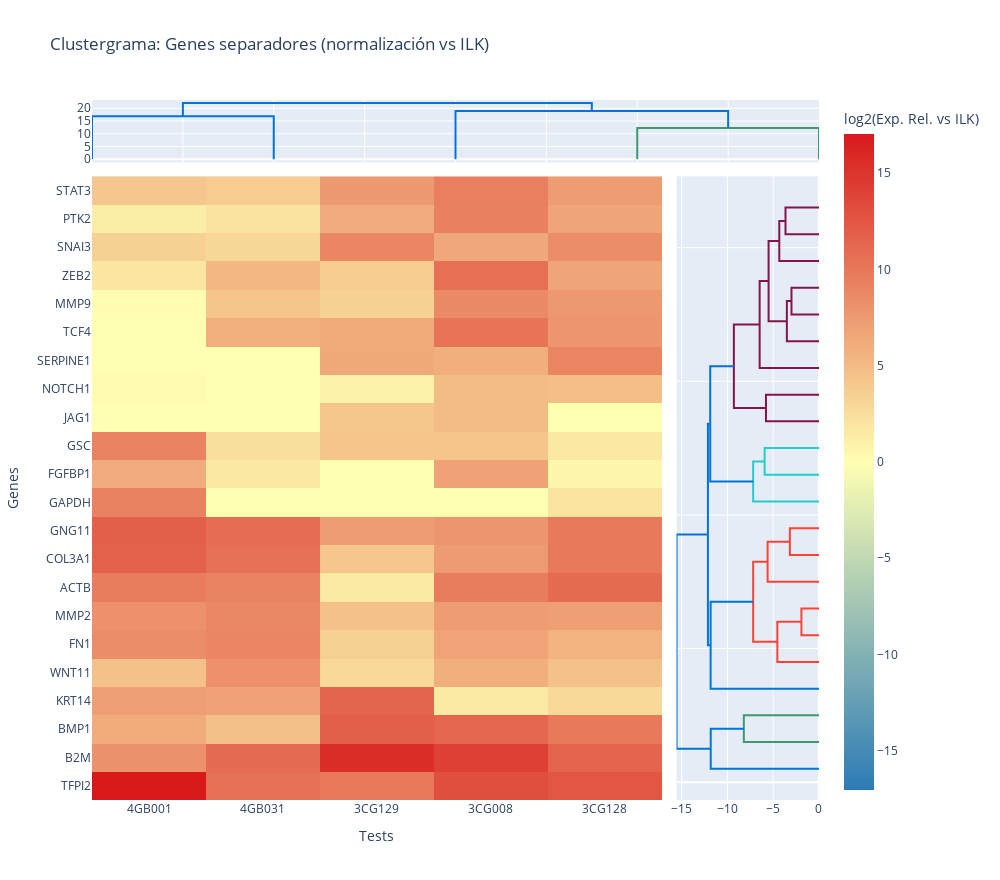

Notebook cell for this chart:
### Code cell
from pathlib import Path
import pandas as pd
import numpy as np
from scipy.stats import ttest_ind

# ----------------------
# 1. Carga y configuración
# ----------------------
ruta_excel = Path("../raw_data/CG-TEM-intestinal_prueba.xlsx")
df_excel = pd.read_excel(ruta_excel, sheet_name=0, header=None)
ruta_archivo = ruta_excel
contexto_biologico = df_excel.iloc[2, 1]
metodo_elegido = df_excel.iloc[1, 1]
tipo_cancer = df_excel.iloc[0, 1]
nombre_controles = df_excel.iloc[3, 1]
nombre_muestras = df_excel.iloc[4, 1]
nombre_archivo = ruta_archivo.stem
ruta_resultados = Path(
    f"../resultados/{nombre_archivo}/{contexto_biologico}/{metodo_elegido}/{tipo_cancer}/"
)
ruta_resultados.mkdir(parents=True, exist_ok=True)

# ----------------------
# 2. Procesamiento de datos crudos
# ----------------------
def cargar_datos_excel(ruta):
    return pd.read_excel(ruta, engine='openpyxl', header=None)

def extraer_informacion_cg(df):
    test_names = df.iloc[5, 2:].dropna().astype(str).tolist()
    genes = df.iloc[9:, 1].dropna().astype(str).tolist()
    return test_names, genes

def procesar_ct(df, genes, nombre_controles, nombre_muestras):
    fila_ct = df.iloc[7]
    controles_list, muestras_list = [], []
    for idx in np.where(fila_ct == "CT")[0]:
        nombre_test = str(df.iloc[5, idx]).strip().upper()
        ct_values = df.iloc[8:, idx].tolist()
        if len(ct_values) < len(genes):
            ct_values.extend([np.nan] * (len(genes) - len(ct_values)))
        elif len(ct_values) > len(genes):
            ct_values = ct_values[:len(genes)]
        df_temp = pd.DataFrame({'test': [nombre_test]*len(genes), 'target': genes, 'ct': ct_values})
    
        if nombre_test.startswith(nombre_controles.strip().upper()):
            controles_list.append(df_temp)
        elif nombre_test.startswith(nombre_muestras.strip().upper()):
            muestras_list.append(df_temp)
    controles_df = pd.concat(controles_list, ignore_index=True) if controles_list else pd.DataFrame()
    muestras_df = pd.concat(muestras_list, ignore_index=True) if muestras_list else pd.DataFrame()
    return controles_df, muestras_df

df = cargar_datos_excel(ruta_archivo)
test_names, genes = extraer_informacion_cg(df)
controles_df, muestras_df = procesar_ct(df, genes, nombre_controles, nombre_muestras)

def procesar_ct_column(df1, df2, columna_ct='ct'):
    def procesar(df, columna):
        df[columna] = df[columna].replace('Undetermined', pd.NA)
        df[columna] = pd.to_numeric(df[columna], errors='coerce')
        return df
    df1 = procesar(df1, columna_ct)
    df2 = procesar(df2, columna_ct)
    valor_maximo = pd.concat([df1[columna_ct], df2[columna_ct]]).max()
    df1[columna_ct] = df1[columna_ct].fillna(valor_maximo)
    df2[columna_ct] = df2[columna_ct].fillna(valor_maximo)
    return df1, df2

controles_df, muestras_df = procesar_ct_column(controles_df, muestras_df)

def filtrar_controles_maquina(df, columna_target='target', controles_maquina=None):
    if controles_maquina is None:
        controles_maquina = ['PPC', 'RTC']
    return df[~df[columna_target].str.startswith(tuple(controles_maquina))]

controles_df = filtrar_controles_maquina(controles_df)
muestras_df = filtrar_controles_maquina(muestras_df)
controles_df = controles_df.assign(tipo='Control')
muestras_df = muestras_df.assign(tipo='Muestra')

# ----------------------
# 3. Fold change y normalización
# ----------------------
def calcular_fold_change(controles, muestras):
    def proc(df, grupo):
        stats = df.groupby('target', as_index=False).agg(
            ct_promedio=('ct', 'mean'), ct_std=('ct', 'std')
        ).rename(columns={'ct_promedio': f'ct_promedio_{grupo}', 'ct_std': f'ct_std_{grupo}'})
        return stats
    stats_cont = proc(controles, 'controles')
    stats_mues = proc(muestras, 'muestras')
    stats_cont['promedio_general_controles'] = stats_cont['ct_promedio_controles'].mean()
    stats_mues['promedio_general_muestras'] = stats_mues['ct_promedio_muestras'].mean()
    stats_cont['delta_ct_promedio_controles'] = stats_cont['ct_promedio_controles'] - stats_cont['promedio_general_controles']
    stats_mues['delta_ct_promedio_muestras'] = stats_mues['ct_promedio_muestras'] - stats_mues['promedio_general_muestras']
    df_consolidado = pd.merge(stats_cont, stats_mues, on='target', how='outer')
    df_consolidado['stability'] = (df_consolidado['ct_std_controles'] + df_consolidado['ct_std_muestras']) / 2
    gen_mas_estable = df_consolidado.loc[df_consolidado['stability'].idxmin(), 'target']
    ref_cont = stats_cont.query("target == @gen_mas_estable")['ct_promedio_controles'].values[0]
    ref_mues = stats_mues.query("target == @gen_mas_estable")['ct_promedio_muestras'].values[0]
    stats_cont['delta_ct_gen_ref_controles'] = stats_cont['ct_promedio_controles'] - ref_cont
    stats_mues['delta_ct_gen_ref_muestras'] = stats_mues['ct_promedio_muestras'] - ref_mues
    df_consolidado = pd.merge(stats_cont, stats_mues, on='target', how='outer')
    df_consolidado['delta_delta_ct_promedio'] = (
        df_consolidado['delta_ct_promedio_muestras'] - df_consolidado['delta_ct_promedio_controles']
    )
    df_consolidado['fold_change_promedio'] = 2 ** (-df_consolidado['delta_delta_ct_promedio'])
    df_consolidado['delta_delta_ct_gen_ref'] = (
        df_consolidado['delta_ct_gen_ref_muestras'] - df_consolidado['delta_ct_gen_ref_controles']
    )
    df_consolidado['fold_change_gen_ref'] = 2 ** (-df_consolidado['delta_delta_ct_gen_ref'])
    return df_consolidado, gen_mas_estable

df_consolidado, gen_referencia = calcular_fold_change(controles_df, muestras_df)

# ----------------------
# 4. Normalización para clustergrama
# ----------------------
df_total = pd.concat([controles_df, muestras_df])
if metodo_elegido == "gen de referencia":
    ref_ct = df_total[df_total['target'] == gen_referencia][['test', 'ct']].rename(
        columns={'ct': f'{gen_referencia}_ct'}
    )
    df_norm = df_total.merge(ref_ct, on='test')
    df_norm['delta_ct'] = df_norm['ct'] - df_norm[f'{gen_referencia}_ct']
    df_norm['log2_rel_expr'] = -df_norm['delta_ct']
else:
    df_norm = df_total.copy()
    df_norm['ct_promedio_test'] = df_norm.groupby('test')['ct'].transform('mean')
    df_norm['delta_ct_promedio'] = df_norm['ct'] - df_norm['ct_promedio_test']
    df_norm['log2_rel_expr'] = -df_norm['delta_ct_promedio']

# ----------------------
# 5. Ranking de separadores (por |ΔΔCt|, fold change o t-test)
# ----------------------
df_separadores = df_consolidado.copy()
df_separadores['abs_delta'] = df_separadores['delta_delta_ct_promedio'].abs() # valor absoluto de ΔΔCt
df_separadores = df_separadores.sort_values('abs_delta', ascending=False)
umbral = 2  # Ajusta según criterio
genes_separadores = df_separadores[df_separadores['abs_delta'] > umbral]['target'].tolist()

print("Genes separadores (umbral delta_delta_ct_promedio > 2):")
print(genes_separadores)
print(df_separadores[df_separadores['target'].isin(genes_separadores)][
    ['target', 'delta_delta_ct_promedio', 'fold_change_promedio', 'abs_delta']
])

# ----------------------
# 6. Clustergrama solo para genes separadores
# ----------------------
import plotly.figure_factory as ff
import plotly.graph_objects as go
from plotly.subplots import make_subplots
from scipy.cluster.hierarchy import linkage

def create_clustered_heatmap(heatmap_data, title):
    dendro_col = ff.create_dendrogram(
        heatmap_data.T,
        orientation='bottom',
        labels=heatmap_data.columns.tolist(),
        linkagefun=lambda x: linkage(x, method='average', metric='euclidean')
    )
    col_order = dendro_col['layout']['xaxis']['ticktext']
    dendro_row = ff.create_dendrogram(
        heatmap_data,
        orientation='right',
        labels=heatmap_data.index.tolist(),
        linkagefun=lambda x: linkage(x, method='average', metric='euclidean')
    )
    row_order = dendro_row['layout']['yaxis']['ticktext']
    clustered_data = heatmap_data.loc[row_order, col_order]
    custom_colorscale = [
        [0.0, '#2c7bb6'], [0.5, '#ffffb2'], [1.0, '#d7191c']
    ]
    fig = make_subplots(
        rows=2, cols=2,
        shared_xaxes=True,
        shared_yaxes=True,
        vertical_spacing=0.02,
        horizontal_spacing=0.02,
        column_widths=[0.8, 0.2],
        row_heights=[0.10, 1],
        specs=[[{"type": "scatter", "colspan": 2}, None],
               [{"type": "heatmap"}, {"type": "scatter"}]]
    )
    for trace in dendro_col['data']:
        fig.add_trace(trace, row=1, col=1)
    for trace in dendro_row['data']:
        fig.add_trace(trace, row=2, col=2)
    heatmap = go.Heatmap(
        z=clustered_data.values,
        x=col_order,
        y=row_order,
        colorscale=custom_colorscale,
        colorbar=dict(title=f"log2(Exp. Rel. vs {gen_referencia})"),
        showscale=True,
        zmid=0
    )
    fig.add_trace(heatmap, row=2, col=1)
    fig.update_layout(title_text=title, width=1000, height=max(800, len(row_order) * 40), showlegend=False)
    fig.update_xaxes(showticklabels=False, row=1, col=1)
    fig.update_xaxes(showticklabels=True, row=2, col=1, title="Tests")
    fig.update_yaxes(showticklabels=True, row=2, col=1, title="Genes")
    fig.update_yaxes(showticklabels=False, row=2, col=2)
    return fig

if genes_separadores:
    heatmap_data = df_norm[df_norm['target'].isin(genes_separadores)].pivot_table(
        index='target', columns='test', values='log2_rel_expr', aggfunc='mean'
    )
    fig = create_clustered_heatmap(
        heatmap_data,
        title=f"Clustergrama: Genes separadores (normalización vs {gen_referencia})"
    )
    fig.show()
else:
    print("No hay suficientes genes separadores para el clustergrama.")

### Figure 1 — Plotly figure (JSON) as saved in the notebook; plotly's stock layout.template omitted (floating-point values rounded to 4 significant figures)
{"data": [{"hoverinfo": "text", "marker": {"color": "rgb(0,116,217)"}, "mode": "lines", "type": "scatter", "x": [5, 5, 15, 15], "xaxis": "x", "y": [0, 16.9, 16.9, 0], "yaxis": "y"}, {"hoverinfo": "text", "marker": {"color": "rgb(61,153,112)"}, "mode": "lines", "type": "scatter", "x": [35, 35, 45, 45], "xaxis": "x", "y": [0, 12.24, 12.24, 0], "yaxis": "y"}, {"hoverinfo": "text", "marker": {"color": "rgb(0,116,217)"}, "mode": "lines", "type": "scatter", "x": [25, 25, 40, 40], "xaxis": "x", "y": [0, 18.9, 18.9, 12.24], "yaxis": "y"}, {"hoverinfo": "text", "marker": {"color": "rgb(0,116,217)"}, "mode": "lines", "type": "scatter", "x": [10, 10, 32.5, 32.5], "xaxis": "x", "y": [16.9, 22.03, 22.03, 18.9], "yaxis": "y"}, {"hoverinfo": "text", "marker": {"color": "rgb(61,153,112)"}, "mode": "lines", "type": "scatter", "x": [0, -8.209, -8.209, 0], "xaxis": "x3", "y": [15, 15, 25, 25], "yaxis": "y3"}, {"hoverinfo": "text", "marker": {"color": "rgb(0,116,217)"}, "mode": "lines", "type": "scatter", "x": [0, -11.82, -11.82, -8.209], "xaxis": "x3", "y": [5, 5, 20, 20], "yaxis": "y3"}, {"hoverinfo": "text", "marker": {"color": "rgb(255,65,54)"}, "mode": "lines", "type": "scatter", "x": [0, -1.92, -1.92, 0], "xaxis": "x3", "y": [55, 55, 65, 65], "yaxis": "y3"}, {"hoverinfo": "text", "marker": {"color": "rgb(255,65,54)"}, "mode": "lines", "type": "scatter", "x": [0, -4.547, -4.547, -1.92], "xaxis": "x3", "y": [45, 45, 60, 60], "yaxis": "y3"}, {"hoverinfo": "text", "marker": {"color": "rgb(255,65,54)"}, "mode": "lines", "type": "scatter", "x": [0, -3.181, -3.181, 0], "xaxis": "x3", "y": [85, 85, 95, 95], "yaxis": "y3"}, {"hoverinfo": "text", "marker": {"color": "rgb(255,65,54)"}, "mode": "lines", "type": "scatter", "x": [0, -5.612, -5.612, -3.181], "xaxis": "x3", "y": [75, 75, 90, 90], "yaxis": "y3"}, {"hoverinfo": "text", "marker": {"color": "rgb(255,65,54)"}, "mode": "lines", "type": "scatter", "x": [-4.547, -7.187, -7.187, -5.612], "xaxis": "x3", "y": [52.5, 52.5, 82.5, 82.5], "yaxis": "y3"}, {"hoverinfo": "text", "marker": {"color": "rgb(0,116,217)"}, "mode": "lines", "type": "scatter", "x": [0, -11.83, -11.83, -7.187], "xaxis": "x3", "y": [35, 35, 67.5, 67.5], "yaxis": "y3"}, {"hoverinfo": "text", "marker": {"color": "rgb(35,205,205)"}, "mode": "lines", "type": "scatter", "x": [0, -5.938, -5.938, 0], "xaxis": "x3", "y": [115, 115, 125, 125], "yaxis": "y3"}, {"hoverinfo": "text", "marker": {"color": "rgb(35,205,205)"}, "mode": "lines", "type": "scatter", "x": [0, -7.188, -7.188, -5.938], "xaxis": "x3", "y": [105, 105, 120, 120], "yaxis": "y3"}, {"hoverinfo": "text", "marker": {"color": "rgb(133,20,75)"}, "mode": "lines", "type": "scatter", "x": [0, -5.792, -5.792, 0], "xaxis": "x3", "y": [135, 135, 145, 145], "yaxis": "y3"}, {"hoverinfo": "text", "marker": {"color": "rgb(133,20,75)"}, "mode": "lines", "type": "scatter", "x": [0, -3.005, -3.005, 0], "xaxis": "x3", "y": [175, 175, 185, 185], "yaxis": "y3"}, {"hoverinfo": "text", "marker": {"color": "rgb(133,20,75)"}, "mode": "lines", "type": "scatter", "x": [0, -3.511, -3.511, -3.005], "xaxis": "x3", "y": [165, 165, 180, 180], "yaxis": "y3"}, {"hoverinfo": "text", "marker": {"color": "rgb(133,20,75)"}, "mode": "lines", "type": "scatter", "x": [0, -3.659, -3.659, 0], "xaxis": "x3", "y": [205, 205, 215, 215], "yaxis": "y3"}, {"hoverinfo": "text", "marker": {"color": "rgb(133,20,75)"}, "mode": "lines", "type": "scatter", "x": [0, -4.337, -4.337, -3.659], "xaxis": "x3", "y": [195, 195, 210, 210], "yaxis": "y3"}, {"hoverinfo": "text", "marker": {"color": "rgb(133,20,75)"}, "mode": "lines", "type": "scatter", "x": [-3.511, -5.506, -5.506, -4.337], "xaxis": "x3", "y": [172.5, 172.5, 202.5, 202.5], "yaxis": "y3"}, {"hoverinfo": "text", "marker": {"color": "rgb(133,20,75)"}, "mode": "lines", "type": "scatter", "x": [0, -6.48, -6.48, -5.506], "xaxis": "x3", "y": [155, 155, 187.5, 187.5], "yaxis": "y3"}, {"hoverinfo": "text", "marker": {"color": "rgb(133,20,75)"}, "mode": "lines", "type": "scatter", "x": [-5.792, -9.296, -9.296, -6.48], "xaxis": "x3", "y": [140, 140, 171.2, 171.2], "yaxis": "y3"}, {"hoverinfo": "text", "marker": {"color": "rgb(0,116,217)"}, "mode": "lines", "type": "scatter", "x": [-7.188, -11.88, -11.88, -9.296], "xaxis": "x3", "y": [112.5, 112.5, 155.6, 155.6], "yaxis": "y3"}, {"hoverinfo": "text", "marker": {"color": "rgb(0,116,217)"}, "mode": "lines", "type": "scatter", "x": [-11.83, -12.13, -12.13, -11.88], "xaxis": "x3", "y": [51.25, 51.25, 134.1, 134.1], "yaxis": "y3"}, {"hoverinfo": "text", "marker": {"color": "rgb(0,116,217)"}, "mode": "lines", "type": "scatter", "x": [-11.82, -15.56, -15.56, -12.13], "xaxis": "x3", "y": [12.5, 12.5, 92.66, 92.66], "yaxis": "y3"}, {"colorbar": {"title": {"text": "log2(Exp. Rel. vs ILK)"}}, "colorscale": [[0, "#2c7bb6"], [0.5, "#ffffb2"], [1, "#d7191c"]], "showscale": true, "type": "heatmap", "x": ["4GB001", "4GB031", "3CG129", "3CG008", "3CG128"], "xaxis": "x2", "y": ["TFPI2", "B2M", "BMP1", "KRT14", "WNT11", "FN1", "MMP2", "ACTB", "COL3A1", "GNG11", "GAPDH", "FGFBP1", "GSC", "JAG1", "NOTCH1", "SERPINE1", "TCF4", "MMP9", "ZEB2", "SNAI3", "PTK2", "STAT3"], "yaxis": "y2", "z": [[17.04, 10.62, 9.83, 13.14, 12.52], [8.11, 10.96, 15.5, 14.12, 11.49], [6.16, 4.67, 11.83, 11.31, 9.86], [7.12, 6.91, 11.38, 1.56, 2.81], [4.6, 8.18, 2.81, 5.96, 4.6], [8.45, 8.94, 3.48, 6.83, 5.62], [8.12, 8.91, 4.6, 7.23, 7.09], [9.67, 9.18, 1.54, 9.69, 11], [11.75, 10.5, 4.21, 7.38, 9.83], [11.87, 10.81, 7.34, 7.83, 9.93], [9.28, 0, 0, 0, 2.02], [6.18, 1.72, 0, 6.86, 0.7], [9.15, 2.35, 4.31, 4.31, 1.68], [0, 0, 4.17, 5.04, 0], [0.37, 0, 0.98, 4.98, 4.82], [0, 0, 6.32, 5.9, 9.06], [0, 5.86, 6.21, 10.29, 7.84], [0.14, 4.31, 3.3, 8.61, 7.65], [1.77, 5.28, 3.75, 10.69, 6.7], [3.4, 2.9, 8.98, 6.51, 8.47], [1.36, 2.05, 6.18, 9.44, 6.68], [4.22, 3.8, 7.51, 9.48, 7.29]], "zmid": 0}], "layout": {"height": 880, "showlegend": false, "title": {"text": "Clustergrama: Genes separadores (normalización vs ILK)"}, "width": 1000, "xaxis": {"anchor": "y", "domain": [0, 1], "showticklabels": false}, "xaxis2": {"anchor": "y2", "domain": [0, 0.784], "showticklabels": true, "title": {"text": "Tests"}}, "xaxis3": {"anchor": "y3", "domain": [0.804, 1]}, "yaxis": {"anchor": "x", "domain": [0.9109, 1]}, "yaxis2": {"anchor": "x2", "domain": [0, 0.8909], "showticklabels": true, "title": {"text": "Genes"}}, "yaxis3": {"anchor": "x3", "domain": [0, 0.8909], "matches": "y2", "showticklabels": false}}}
